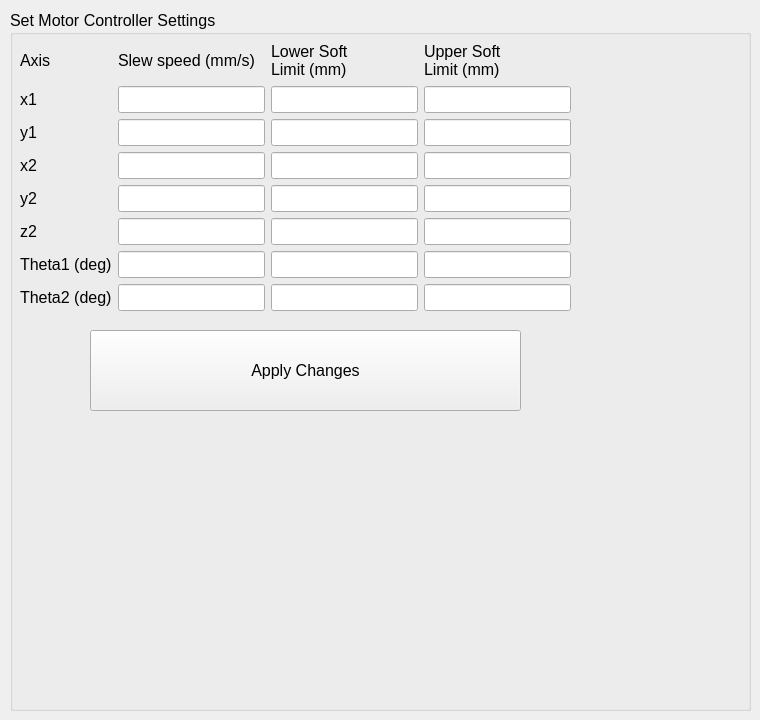
    <widget class="QWidget" name="tab_2">
     <attribute name="title">
      <string>Motor Settings</string>
     </attribute>
     <attribute name="toolTip">
      <string>Set motor controller settings</string>
     </attribute>
     <widget class="QGroupBox" name="groupBox_20">
      <property name="geometry">
       <rect>
        <x>10</x>
        <y>10</y>
        <width>741</width>
        <height>701</height>
       </rect>
      </property>
      <property name="font">
       <font>
        <pointsize>12</pointsize>
       </font>
      </property>
      <property name="title">
       <string>Set Motor Controller Settings</string>
      </property>
      <widget class="QPushButton" name="motorsettingsButton">
       <property name="geometry">
        <rect>
         <x>80</x>
         <y>320</y>
         <width>431</width>
         <height>81</height>
        </rect>
       </property>
       <property name="toolTip">
        <string>Apply changes to motor settings</string>
       </property>
       <property name="text">
        <string>Apply Changes</string>
       </property>
      </widget>
      <widget class="QWidget" name="gridLayoutWidget_4">
       <property name="geometry">
        <rect>
         <x>10</x>
         <y>30</y>
         <width>551</width>
         <height>271</height>
        </rect>
       </property>
       <layout class="QGridLayout" name="gridLayout_4">
        <item row="0" column="2">
         <widget class="QLabel" name="label_57">
          <property name="font">
           <font>
            <weight>50</weight>
            <bold>false</bold>
            <underline>false</underline>
           </font>
          </property>
          <property name="text">
           <string>Lower Soft 
Limit (mm)</string>
          </property>
         </widget>
        </item>
        <item row="2" column="0">
         <widget class="QLabel" name="label_59">
          <property name="font">
           <font>
            <weight>50</weight>
            <bold>false</bold>
            <underline>false</underline>
           </font>
          </property>
          <property name="text">
           <string>y1</string>
          </property>
         </widget>
        </item>
        <item row="1" column="0">
         <widget class="QLabel" name="label_60">
          <property name="font">
           <font>
            <weight>50</weight>
            <bold>false</bold>
            <underline>false</underline>
           </font>
          </property>
          <property name="text">
           <string>x1</string>
          </property>
         </widget>
        </item>
        <item row="0" column="1">
         <widget class="QLabel" name="label_61">
          <property name="font">
           <font>
            <weight>50</weight>
            <bold>false</bold>
            <underline>false</underline>
           </font>
          </property>
          <property name="text">
           <string>Slew speed (mm/s)</string>
          </property>
         </widget>
        </item>
        <item row="0" column="3">
         <widget class="QLabel" name="label_62">
          <property name="font">
           <font>
            <weight>50</weight>
            <bold>false</bold>
            <underline>false</underline>
           </font>
          </property>
          <property name="text">
           <string>Upper Soft 
Limit (mm)</string>
          </property>
         </widget>
        </item>
        <item row="0" column="0">
         <widget class="QLabel" name="label_63">
          <property name="font">
           <font>
            <weight>50</weight>
            <bold>false</bold>
            <underline>false</underline>
           </font>
          </property>
          <property name="text">
           <string>Axis</string>
          </property>
         </widget>
        </item>
        <item row="3" column="0">
         <widget class="QLabel" name="label_64">
          <property name="font">
           <font>
            <weight>50</weight>
            <bold>false</bold>
            <underline>false</underline>
           </font>
          </property>
          <property name="text">
           <string>x2</string>
          </property>
         </widget>
        </item>
        <item row="4" column="0">
         <widget class="QLabel" name="label_80">
          <property name="font">
           <font>
            <weight>50</weight>
            <bold>false</bold>
            <underline>false</underline>
           </font>
          </property>
          <property name="text">
           <string>y2</string>
          </property>
         </widget>
        </item>
        <item row="5" column="0">
         <widget class="QLabel" name="label_81">
          <property name="font">
           <font>
            <weight>50</weight>
            <bold>false</bold>
            <underline>false</underline>
           </font>
          </property>
          <property name="text">
           <string>z2</string>
          </property>
         </widget>
        </item>
        <item row="6" column="0">
         <widget class="QLabel" name="label_82">
          <property name="font">
           <font>
            <weight>50</weight>
            <bold>false</bold>
            <underline>false</underline>
           </font>
          </property>
          <property name="text">
           <string>Theta1 (deg)</string>
          </property>
         </widget>
        </item>
        <item row="7" column="0">
         <widget class="QLabel" name="label_83">
          <property name="font">
           <font>
            <weight>50</weight>
            <bold>false</bold>
            <underline>false</underline>
           </font>
          </property>
          <property name="text">
           <string>Theta2 (deg)</string>
          </property>
         </widget>
        </item>
        <item row="1" column="1">
         <widget class="QLineEdit" name="x1speedEdit"/>
        </item>
        <item row="1" column="2">
         <widget class="QLineEdit" name="x1lowerEdit"/>
        </item>
        <item row="1" column="3">
         <widget class="QLineEdit" name="x1upperEdit"/>
        </item>
        <item row="2" column="1">
         <widget class="QLineEdit" name="y1speedEdit"/>
        </item>
        <item row="2" column="2">
         <widget class="QLineEdit" name="y1lowerEdit"/>
        </item>
        <item row="2" column="3">
         <widget class="QLineEdit" name="y1upperEdit"/>
        </item>
        <item row="3" column="1">
         <widget class="QLineEdit" name="x2speedEdit"/>
        </item>
        <item row="3" column="2">
         <widget class="QLineEdit" name="x2lowerEdit"/>
        </item>
        <item row="3" column="3">
         <widget class="QLineEdit" name="x2upperEdit"/>
        </item>
        <item row="4" column="1">
         <widget class="QLineEdit" name="y2speedEdit"/>
        </item>
        <item row="4" column="2">
         <widget class="QLineEdit" name="y2lowerEdit"/>
        </item>
        <item row="4" column="3">
         <widget class="QLineEdit" name="y2upperEdit"/>
        </item>
        <item row="5" column="1">
         <widget class="QLineEdit" name="z2speedEdit"/>
        </item>
        <item row="5" column="2">
         <widget class="QLineEdit" name="z2lowerEdit"/>
        </item>
        <item row="5" column="3">
         <widget class="QLineEdit" name="z2upperEdit"/>
        </item>
        <item row="6" column="1">
         <widget class="QLineEdit" name="theta1speedEdit"/>
        </item>
        <item row="6" column="2">
         <widget class="QLineEdit" name="theta1lowerEdit"/>
        </item>
        <item row="6" column="3">
         <widget class="QLineEdit" name="theta1upperEdit"/>
        </item>
        <item row="7" column="1">
         <widget class="QLineEdit" name="theta2speedEdit"/>
        </item>
        <item row="7" column="2">
         <widget class="QLineEdit" name="theta2lowerEdit"/>
        </item>
        <item row="7" column="3">
         <widget class="QLineEdit" name="theta2upperEdit"/>
        </item>
       </layout>
      </widget>
     </widget>
    </widget>
